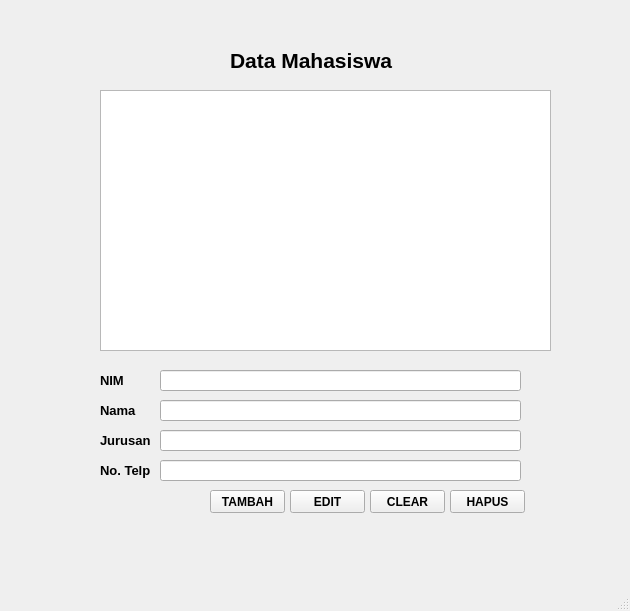
<?xml version="1.0" encoding="UTF-8"?>
<ui version="4.0">
 <class>MainWindow</class>
 <widget class="QMainWindow" name="MainWindow">
  <property name="geometry">
   <rect>
    <x>0</x>
    <y>0</y>
    <width>630</width>
    <height>611</height>
   </rect>
  </property>
  <property name="windowTitle">
   <string>MainWindow</string>
  </property>
  <widget class="QWidget" name="centralwidget">
   <widget class="QLabel" name="label">
    <property name="geometry">
     <rect>
      <x>230</x>
      <y>40</y>
      <width>181</width>
      <height>41</height>
     </rect>
    </property>
    <property name="font">
     <font>
      <pointsize>16</pointsize>
      <weight>75</weight>
      <bold>true</bold>
     </font>
    </property>
    <property name="text">
     <string>Data Mahasiswa</string>
    </property>
   </widget>
   <widget class="QLabel" name="label_2">
    <property name="geometry">
     <rect>
      <x>100</x>
      <y>370</y>
      <width>47</width>
      <height>21</height>
     </rect>
    </property>
    <property name="font">
     <font>
      <pointsize>10</pointsize>
      <weight>75</weight>
      <bold>true</bold>
     </font>
    </property>
    <property name="text">
     <string>NIM</string>
    </property>
   </widget>
   <widget class="QLineEdit" name="lineEdit">
    <property name="geometry">
     <rect>
      <x>160</x>
      <y>370</y>
      <width>361</width>
      <height>21</height>
     </rect>
    </property>
    <property name="text">
     <string/>
    </property>
   </widget>
   <widget class="QLabel" name="label_3">
    <property name="geometry">
     <rect>
      <x>100</x>
      <y>400</y>
      <width>47</width>
      <height>21</height>
     </rect>
    </property>
    <property name="font">
     <font>
      <pointsize>10</pointsize>
      <weight>75</weight>
      <bold>true</bold>
     </font>
    </property>
    <property name="text">
     <string>Nama</string>
    </property>
   </widget>
   <widget class="QLineEdit" name="lineEdit_2">
    <property name="geometry">
     <rect>
      <x>160</x>
      <y>400</y>
      <width>361</width>
      <height>21</height>
     </rect>
    </property>
   </widget>
   <widget class="QLabel" name="label_4">
    <property name="geometry">
     <rect>
      <x>100</x>
      <y>430</y>
      <width>61</width>
      <height>21</height>
     </rect>
    </property>
    <property name="font">
     <font>
      <pointsize>10</pointsize>
      <weight>75</weight>
      <bold>true</bold>
     </font>
    </property>
    <property name="text">
     <string>Jurusan </string>
    </property>
   </widget>
   <widget class="QLineEdit" name="lineEdit_3">
    <property name="geometry">
     <rect>
      <x>160</x>
      <y>430</y>
      <width>361</width>
      <height>21</height>
     </rect>
    </property>
   </widget>
   <widget class="QLabel" name="label_5">
    <property name="geometry">
     <rect>
      <x>100</x>
      <y>460</y>
      <width>61</width>
      <height>21</height>
     </rect>
    </property>
    <property name="font">
     <font>
      <pointsize>10</pointsize>
      <weight>75</weight>
      <bold>true</bold>
     </font>
    </property>
    <property name="text">
     <string>No. Telp</string>
    </property>
   </widget>
   <widget class="QLineEdit" name="lineEdit_4">
    <property name="geometry">
     <rect>
      <x>160</x>
      <y>460</y>
      <width>361</width>
      <height>21</height>
     </rect>
    </property>
   </widget>
   <widget class="QPushButton" name="pushButton">
    <property name="geometry">
     <rect>
      <x>210</x>
      <y>490</y>
      <width>75</width>
      <height>23</height>
     </rect>
    </property>
    <property name="font">
     <font>
      <weight>75</weight>
      <bold>true</bold>
     </font>
    </property>
    <property name="text">
     <string>TAMBAH</string>
    </property>
   </widget>
   <widget class="QPushButton" name="pushButton_2">
    <property name="geometry">
     <rect>
      <x>290</x>
      <y>490</y>
      <width>75</width>
      <height>23</height>
     </rect>
    </property>
    <property name="font">
     <font>
      <weight>75</weight>
      <bold>true</bold>
     </font>
    </property>
    <property name="text">
     <string>EDIT</string>
    </property>
   </widget>
   <widget class="QPushButton" name="pushButton_3">
    <property name="geometry">
     <rect>
      <x>370</x>
      <y>490</y>
      <width>75</width>
      <height>23</height>
     </rect>
    </property>
    <property name="font">
     <font>
      <weight>75</weight>
      <bold>true</bold>
     </font>
    </property>
    <property name="text">
     <string>CLEAR</string>
    </property>
   </widget>
   <widget class="QPushButton" name="pushButton_4">
    <property name="geometry">
     <rect>
      <x>450</x>
      <y>490</y>
      <width>75</width>
      <height>23</height>
     </rect>
    </property>
    <property name="font">
     <font>
      <weight>75</weight>
      <bold>true</bold>
     </font>
    </property>
    <property name="text">
     <string>HAPUS</string>
    </property>
   </widget>
   <widget class="QListView" name="listView">
    <property name="geometry">
     <rect>
      <x>100</x>
      <y>90</y>
      <width>451</width>
      <height>261</height>
     </rect>
    </property>
   </widget>
  </widget>
  <widget class="QMenuBar" name="menubar">
   <property name="geometry">
    <rect>
     <x>0</x>
     <y>0</y>
     <width>630</width>
     <height>21</height>
    </rect>
   </property>
  </widget>
  <widget class="QStatusBar" name="statusbar"/>
 </widget>
 <resources/>
 <connections/>
</ui>
